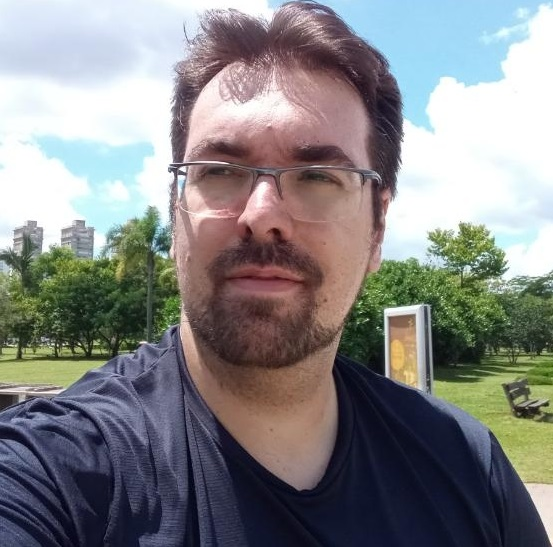
#> input picture imgs/1708473328220.jpg, 553 x 547 px; its folder holds only this picture in this run
$ python pythonNovaLimpa.py ../imgs/1708473328220.jpg
#> lines starting #> are read from the running program, lines starting #| are printed output that depends on the picture
import cv2
import numpy as np
import os
import sys
from datetime import datetime, timedelta

def delete_old_images():
    try:
        folder_path = r"F:\Documentos\Cursos\#2024 - Cursos\JS\SITE PROJETO\galerias\imgs\temp"
        now = datetime.now()
        limit_time = now - timedelta(minutes=5)

        # Percorre as imagens na pasta e deleta as que são mais antigas que o limite de tempo
        for filename in os.listdir(folder_path):
            file_path = os.path.join(folder_path, filename)
            mod_time = datetime.fromtimestamp(os.path.getmtime(file_path))
            if mod_time < limit_time:
                os.remove(file_path)
    except Exception as e:
        print("Erro ao deletar imagens antigas:", e)

FOLDER_PATH = r"F:\Documentos\Cursos\#2024 - Cursos\JS\SITE PROJETO\galerias\imgs"

def resize_to_same_size(image1, image2):
    # Redimensiona a imagem1 para ter o mesmo tamanho da imagem2
    width = min(image1.shape[1], image2.shape[1])
    height = min(image1.shape[0], image2.shape[0])
    resized_image1 = cv2.resize(image1, (width, height))
    resized_image2 = cv2.resize(image2, (width, height))
    return resized_image1, resized_image2

def compare_to_folder_image(image_path):
#> called with image_path = '../imgs/1708473328220.jpg'
    delete_old_images()
    try:
        # Carrega a imagem a ser comparada
        image = cv2.imread(image_path, cv2.IMREAD_GRAYSCALE)
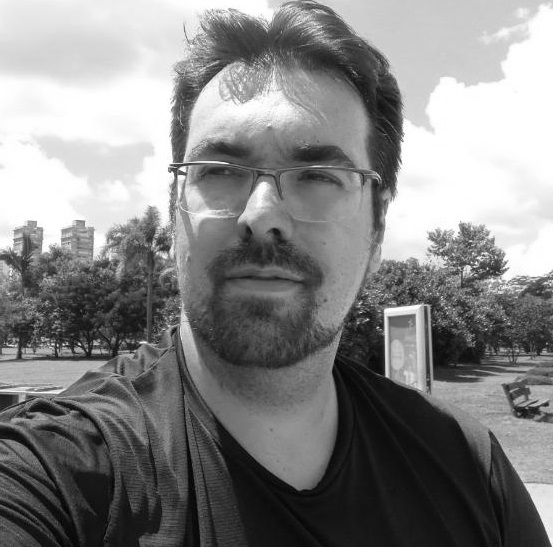
#> image: shape (547, 553); min 0, max 255, mean 132.4

        if image is None:
            print("Erro ao carregar a imagem.")
            return

        similar_images = []

        for filename in os.listdir(FOLDER_PATH):
            # Verifica se o arquivo é uma imagem
            if any(filename.lower().endswith(ext) for ext in ['.png', '.jpg', '.jpeg', '.bmp', '.tif', '.tiff', '.webp', '*']):
                # Carrega a imagem da pasta
                folder_image_path = os.path.join(FOLDER_PATH, filename)
                folder_image = cv2.imread(folder_image_path, cv2.IMREAD_GRAYSCALE)

                if folder_image is None:
                    print(f"Erro ao carregar a imagem {filename}.")
                    continue

                # Redimensiona as imagens para terem o mesmo tamanho
                image_resized, folder_image_resized = resize_to_same_size(image, folder_image)

                # Calcula a diferença absoluta entre os pixels das imagens
                difference = cv2.absdiff(image_resized, folder_image_resized)
#> difference: shape (547, 553); every value is 0
                mean_difference = np.mean(difference)
#> mean_difference = 0

                # Define os limiares para considerar as imagens como "identicas", "parecidas" ou "diferentes"
                identical_threshold = 1.0
                similar_threshold = 52.3

                if mean_difference < identical_threshold or mean_difference < similar_threshold:
                    similar_images.append((filename, mean_difference))

        for filename, mean_difference in similar_images:
            if mean_difference < identical_threshold:
                print(f"{filename} igual")
            elif mean_difference < similar_threshold:
                print(f"{filename} parecida")
#> this loop made 1 pass
#> (filename, mean_difference) on pass 1: ('1708473328220.jpg', 0)
#| 1708473328220.jpg igual
    except Exception as e:
        print("Erro ao carregar ou processar as imagens:", e)

if __name__ == "__main__":
    if len(sys.argv) != 2:
        print("Uso: python script.py caminho_da_imagem")
        sys.exit(1)
    image_path = sys.argv[1]
    compare_to_folder_image(image_path)
